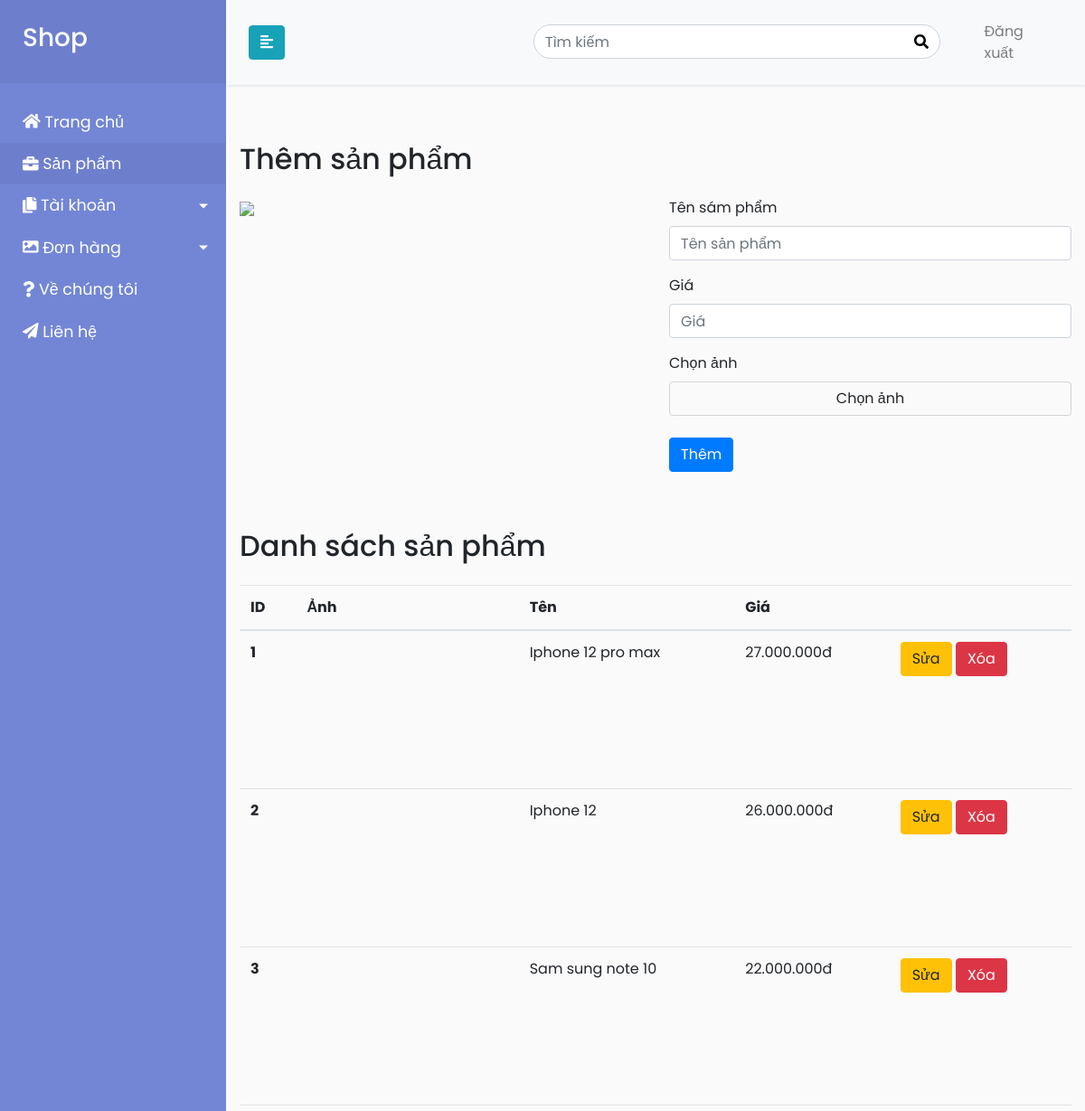
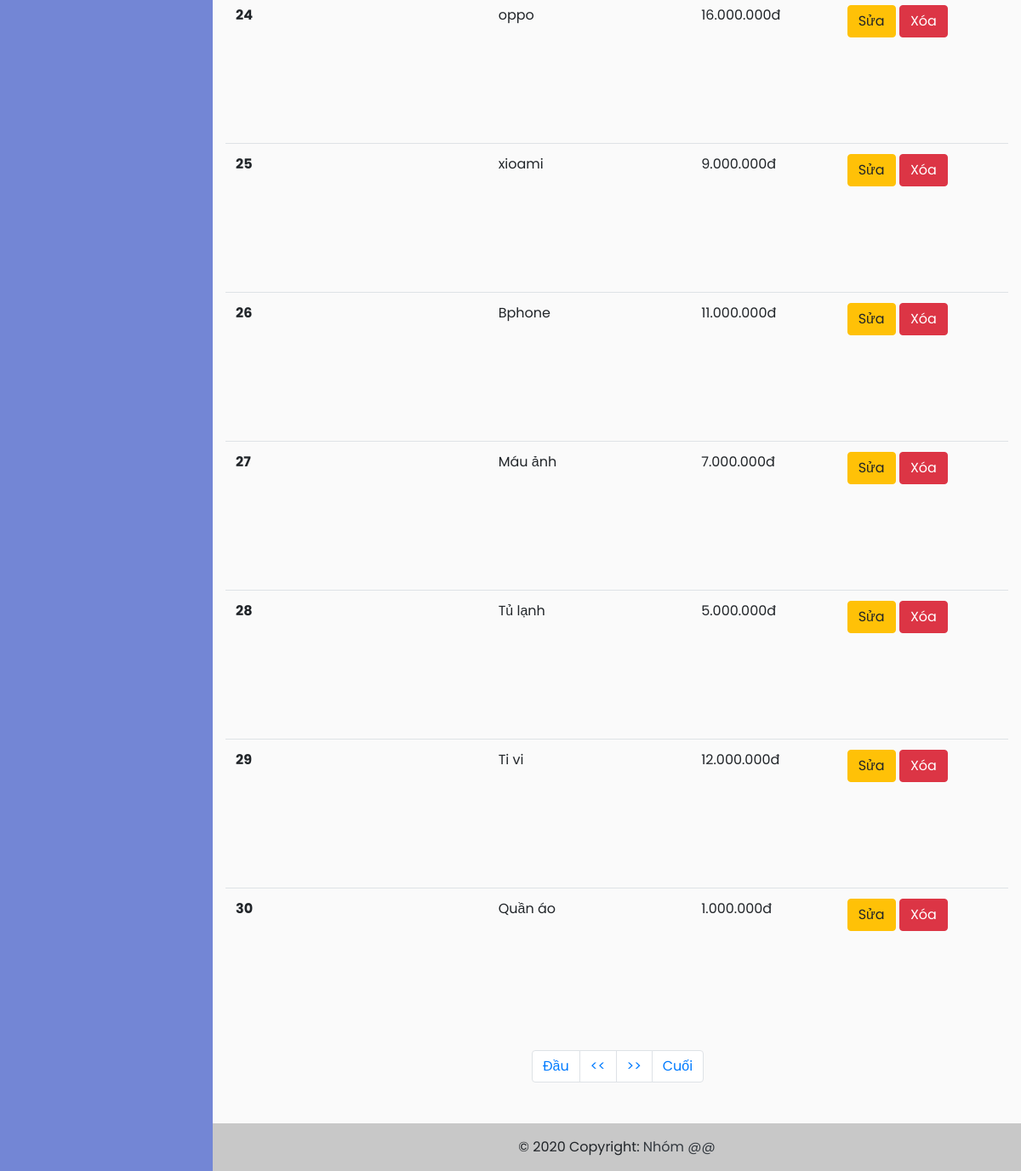
The page /products.php (signed in) on the database its author committed (2 pictures, top to bottom).
### tables this page shows
CREATE TABLE `products` (
  `id` int(11) NOT NULL,
  `name` varchar(256) NOT NULL,
  `price` int(11) NOT NULL,
  `image` varchar(256) NOT NULL,
  `created` datetime NOT NULL DEFAULT current_timestamp()
);

### controllers/functions/formatMoney.php (called while the page is built, shortened)
<?php
	function formatMoney($number, $fractional=false) {
        while (true) {
            $replaced = preg_replace('/(-?\d+)(\d\d\d)/', '$1.$2', $number);
            if ($replaced != $number) {
                $number = $replaced;
            } else {
                break;
            }
        }
        return $number;
    }
?>

### controllers/product/read_table.php (the view, shortened to what this page needs)
<?php
    include_once 'controllers/functions/formatMoney.php';
	if (isset($_GET['page'])) {
        $page = $_GET['page'];
    } else {
        $page = 1;
    }
    $no_of_records_per_page = 10;
    $offset = ($page-1) * $no_of_records_per_page;
    $conn=mysqli_connect("localhost","root","","shop");
    $sql = "SELECT * FROM products LIMIT $offset, $no_of_records_per_page";
    $res_data = mysqli_query($conn,$sql);
    while($data = mysqli_fetch_array($res_data)){
        $price = formatMoney($data["price"]);
    	echo '
			<tr>
	            <th scope="row">'.$data["id"].'</th>
	            <td><div style="background: url('.$data["image"].') center center / cover; width: 150px; height: 150px;"></div></td>
	            <td>'.$data["name"].'</td>
	            <td>'.$price.'đ</td>
	            <td>
					<button type="button" class="btn btn-warning">Sửa</button>
	            	<button type="button" class="btn btn-danger">Xóa</button>
				</td>
	        </tr>
		';
    }
?>

### views/assets/css/style.css (style rules this page uses)
body { font-family: 'Poppins', sans-serif; background: #fafafa; }

### rows shown on the page
products: id "1", name "Iphone 12 pro max", price "27.000.000"
products: id "2", name "Iphone 12", price "26.000.000"
products: id "3", name "Sam sung note 10", price "22.000.000"
products: id "24", name "oppo", price "16.000.000"
products: id "25", name "xioami", price "9.000.000"
products: id "26", name "Bphone", price "11.000.000"
products: id "27", name "Máu ảnh", price "7.000.000"
products: id "28", name "Tủ lạnh", price "5.000.000"
products: id "29", name "Ti vi", price "12.000.000"
products: id "30", name "Quần áo", price "1.000.000"
